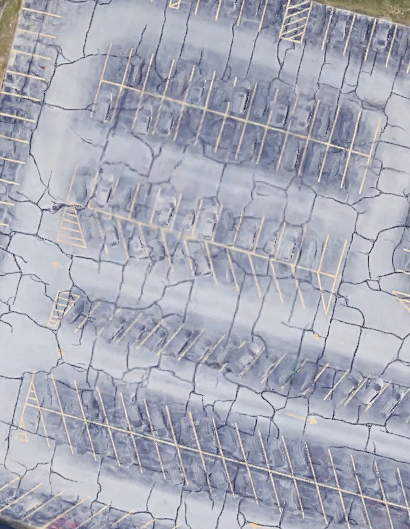
#> input picture Kostas Research Center 2.png, 410 x 529 px
$ python kostas.py
#> lines starting #> are read from the running program, lines starting #| are printed output that depends on the picture
import numpy as np
import matplotlib.pyplot as plt
from time import time, sleep
import cv2
import pandas as pd
import argparse
import os.path


class Simulation:
    class Environment:
        def __init__(self, background, corners, downsampling=1, acceleration=30, plot_flag=True, info_flag=True, max_time=900):
#> called with background = './Kostas Research Center 2.png', corners = array of shape (2, 4), downsampling = 6, acceleration = 8, plot_flag = True, info_flag = True, max_time = 900
            fig = np.array(plt.imread(background))
#> fig is the input picture: shape (529, 410, 3) float32; mean R, G, B 0.659, 0.672, 0.721
            self.background = cv2.resize(fig, (round(fig.shape[1] / downsampling), round(fig.shape[0] / downsampling)))
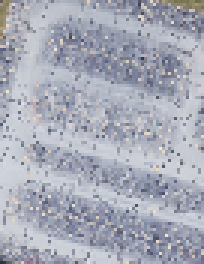
#> self.background: shape (88, 68, 3) float32 (shown 3 times larger); mean R, G, B 0.659, 0.672, 0.721
            self.corners = (corners / downsampling).astype(float)
            self.x_pos = range(self.background.shape[1])  # Dimensions of the picture
            self.y_pos = range(self.background.shape[0])
            self.max_x_pos = self.background.shape[1]
            self.max_y_pos = self.background.shape[0]
#> (the rest of the program and of its run is left out)
